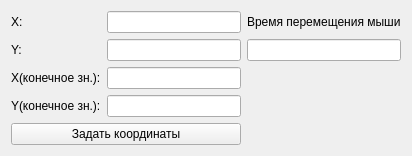
  <widget class="QWidget" name="layoutWidget">
   <property name="geometry">
    <rect>
     <x>180</x>
     <y>330</y>
     <width>412</width>
     <height>154</height>
    </rect>
   </property>
   <layout class="QGridLayout" name="gridLayout_2">
    <item row="2" column="1">
     <widget class="QLineEdit" name="xEdit_2"/>
    </item>
    <item row="0" column="0">
     <widget class="QLabel" name="xLabel">
      <property name="text">
       <string>X:</string>
      </property>
     </widget>
    </item>
    <item row="1" column="1">
     <widget class="QLineEdit" name="yEdit"/>
    </item>
    <item row="0" column="1">
     <widget class="QLineEdit" name="xEdit"/>
    </item>
    <item row="3" column="1">
     <widget class="QLineEdit" name="yEdit_2"/>
    </item>
    <item row="1" column="0">
     <widget class="QLabel" name="yLabel">
      <property name="text">
       <string>Y:</string>
      </property>
     </widget>
    </item>
    <item row="3" column="0">
     <widget class="QLabel" name="yLabel_2">
      <property name="text">
       <string>Y(конечное зн.):</string>
      </property>
     </widget>
    </item>
    <item row="4" column="0" colspan="2">
     <widget class="QPushButton" name="setCords">
      <property name="text">
       <string>Задать координаты</string>
      </property>
     </widget>
    </item>
    <item row="2" column="0">
     <widget class="QLabel" name="xLabel_2">
      <property name="text">
       <string>X(конечное зн.):</string>
      </property>
     </widget>
    </item>
    <item row="0" column="2">
     <widget class="QLabel" name="mouseDelay">
      <property name="text">
       <string>Время перемещения мыши</string>
      </property>
     </widget>
    </item>
    <item row="1" column="2">
     <widget class="QLineEdit" name="mouseDelayEdit"/>
    </item>
   </layout>
  </widget>
